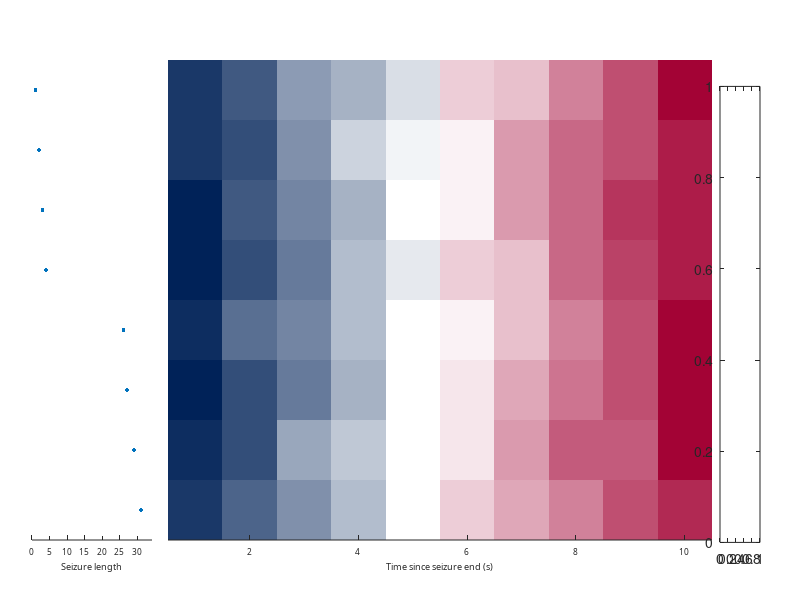

Reproduce this figure in MATLAB. (Note: this script raises an error after producing the figure.)

sz_lengths = [ 1 2 3 4 26 27 29 31];    %make mock sz lengths
sz_num = 1:size(sz_lengths,2);          % make x-axis values (sz number)
figure

subplot(1,2,1)                          % plot to left of figure
scatter(sz_lengths, sz_num, 8, 'filled')             % plot sz_lengths
axis([0 max(sz_lengths)*1.1 .5 size(sz_lengths,2)+.5]); % adjust axis to fit best
set(gca, 'ycolor', 'none', 'ydir', 'reverse', 'position', [0.04 0.1 0.15 0.8]); % ycolor removes y axes, yir and xdir reverses axes, position sets position in [left, bottom, width, height]
times = 10;
rand_sz = repmat(1:times,[size(sz_lengths,2) 1]) + rand(size(sz_lengths,2), times);     % make mock data
xlabel('Seizure length', 'Fontname', 'Calibri', 'Fontsize', 8);
set(gca, 'FontName', 'Calibri', 'Fontsize', 6)

subplot(1,2,2)      % allocate to right of image
imagesc(rand_sz)    % plot survival curve
                               

set(gca, 'ycolor', 'none', 'box', 'off', 'position', [0.21 0.1 0.68 0.8]); % y color to none removes axis, box off removes top x axis, position sets position in [left, bottom, width, height]

xlabel('Time since seizure end (s)', 'Fontname', 'Calibri', 'Fontsize', 8);
set(gca, 'FontName', 'Calibri', 'Fontsize', 6)
cmap = zeros(41,3);
% Start: [ 0/256 34/256 88/256   Middle [1 1 1] End  [164/256 3/256 53/256]
% 
cmap(:,1) = [0:      1/20:         1   1-92/(20*256):  -92/(20*256):  164/256]';          % Red   fades up to white, then solid
cmap(:,2) = [34/256: 222/(20*256): 1   1-253/(20*256): -253/(20*256): 3/256]';          % Green  fades jup to white then fadces down
cmap(:,3) = [88/256: 168/(20*256): 1   1-203/(20*256): -203/(20*256): 53/256]';      	% Blue   solid then fades down
colormap(cmap);                             % sets colormap to above
colorbar('Position', [.9 0.096 .05 .76]);    % shows colormap

h = suptitle('Patient 11')
set(h,'FontSize',8,'Fontname','calibri')

fig=gcf;
fig.PaperUnits = 'inches';
fig.PaperPosition = [0 0 6 2.5];
% print -dtiff test600.tif -r600
print(['Figures/ScatSurv/surv_' num2str(11)], '-dtiff', '-r600')   % -rx changes dpi/ppi to x

